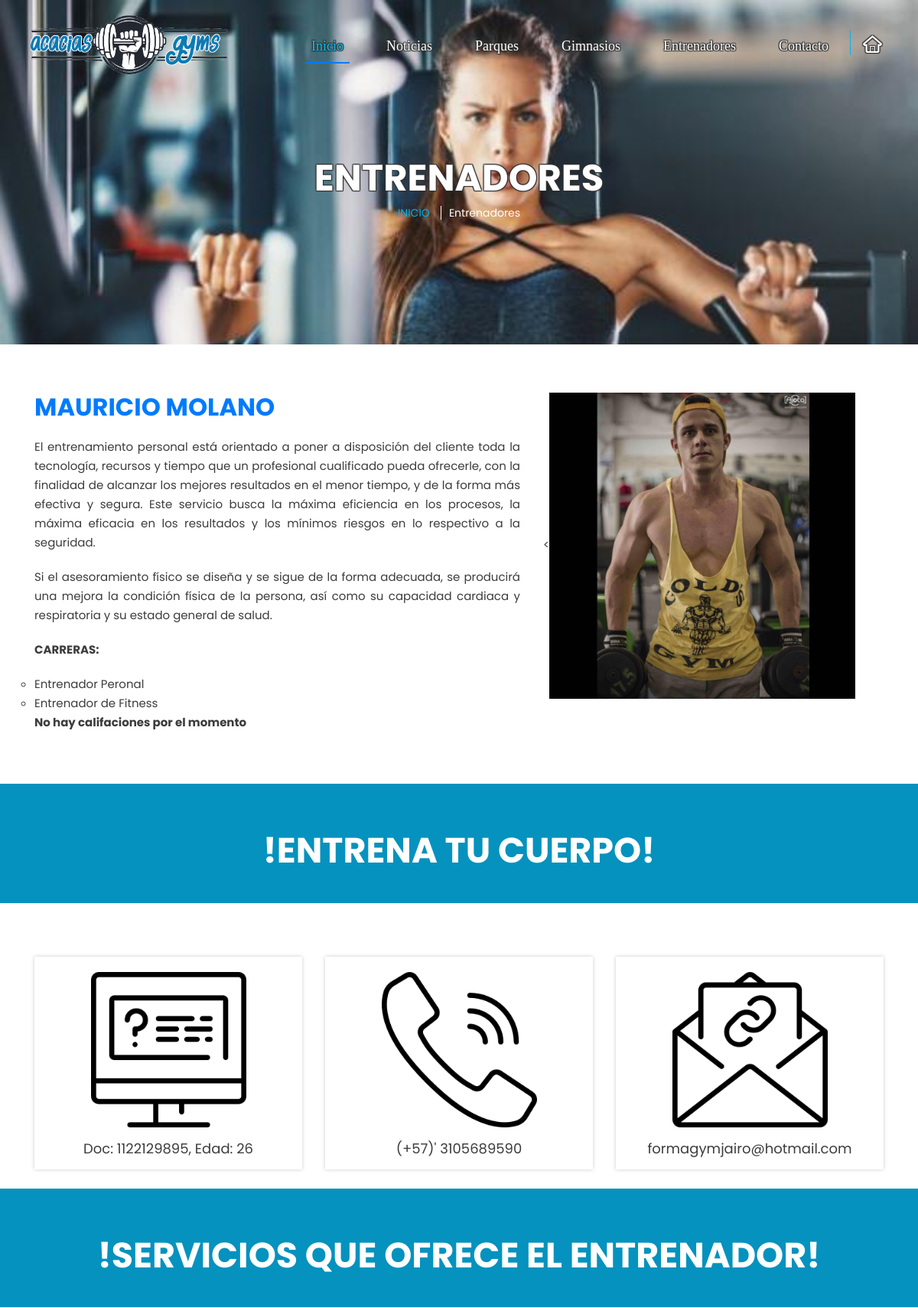
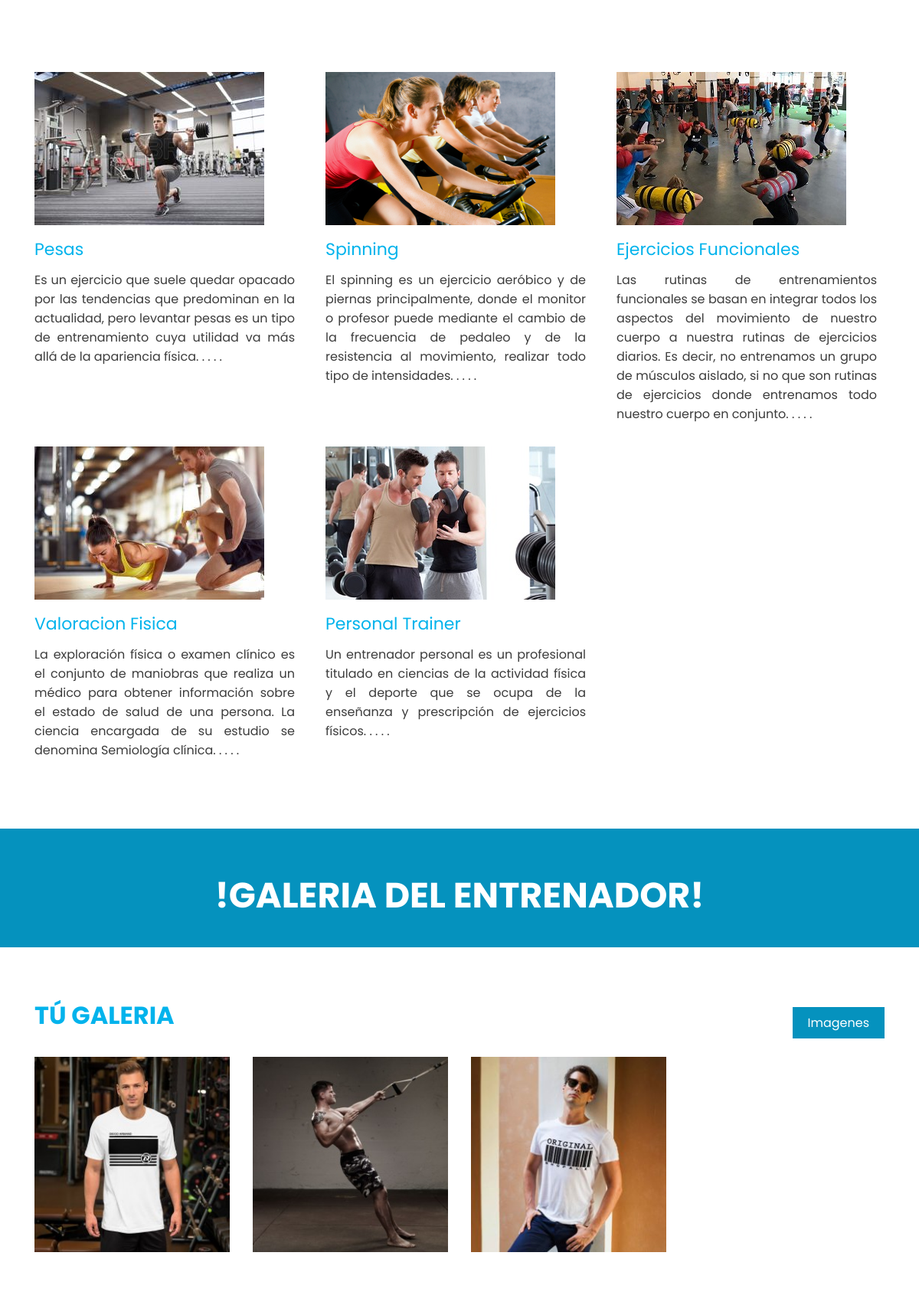
Page /entrenador.php?2 (upper part) on the committed database (2 pictures, top to bottom).
### tables this page shows
CREATE TABLE `entrenadores` (
  `id_entrenadores` int(3) NOT NULL,
  `nombre_entrenador` varchar(45) NOT NULL,
  `apellido_etrenador` varchar(45) NOT NULL,
  `documento_entrenador` varchar(45) NOT NULL,
  `edad_entrenador` varchar(2) NOT NULL,
  `genero_entrenador` char(1) NOT NULL,
  `telefono_entrenador` varchar(10) DEFAULT NULL,
  `correo_entrenador` varchar(45) DEFAULT NULL,
  `imagen_entrenador` varchar(200) DEFAULT NULL
);

CREATE TABLE `profesion` (
  `id_profesion` int(3) NOT NULL,
  `nombre_profesion` varchar(90) NOT NULL
);

CREATE TABLE `servicio` (
  `id_servicio` int(3) NOT NULL,
  `tipo_de_servicio` varchar(30) NOT NULL,
  `descripcion_servicio` varchar(900) NOT NULL,
  `imagen_servicio` varchar(200) NOT NULL
);

CREATE TABLE `galeria_entrenador` (
  `id_galeria` int(3) DEFAULT NULL,
  `imagen` varchar(200) DEFAULT NULL
);

### entrenador.php (the view, shortened to what this page needs)
<!DOCTYPE html>
<html lang="es">
<head>
    <link href="css/reset.css" rel="stylesheet" type="text/css">
    <link href="assets/bootstrap/css/bootstrap.min.css" rel="stylesheet" type="text/css">
    <link href="assets/font-awesome/css/font-awesome.min.css" rel="stylesheet" type="text/css">
    <link href="assets/iconmoon/css/iconmoon.css" rel="stylesheet" type="text/css">
    <link href="assets/lightbox/css/lightbox.css" rel="stylesheet" type="text/css">
    <link href="assets/owl-carousel/css/owl.carousel.min.css" rel="stylesheet" type="text/css">
    <link href="css/animate.css" rel="stylesheet" type="text/css">
    <link href="assets/aos/aos.css" rel="stylesheet" type="text/css">
    <link href="css/custom.css" rel="stylesheet" type="text/css">
</head>
<body>
    <?php
    include 'header.php';
    ?>
    <div class="banner-outer inner-banner trainers-banner" style="background: url(img/banner/banner-prueba.jpg) no-repeat center top / cover;">
        <div class="container">
            <div class="content">
                <h1>ENTRENADORES</h1>
                <div class="breadcrumbs_outer">
                    <div class="container">
                        <ul class="breadcrumbs">
                            <li><a href="index.php" style="color:#00b3ed">INICIO</a></li>
                            <li>Entrenadores</li>
                        </ul>
                    </div>
                </div>
            </div>
        </div>
    </div>
    <div class="about-top-outer">
        <div class="container">
            <div class="row">
                <div class="col-sm-7 col-xs-12">
                    <div class="about-top-left">
                        <?php
                        $dominio = $_SERVER["HTTP_HOST"];
                        $res = $_SERVER["REQUEST_URI"];
                        $url = "http://" . $dominio . $res;
                        $id_gym = explode("p?", $url);
                        $id = $id_gym[1];
                        include 'conexion.php';
                        $consulta = "SELECT * FROM entrenadores WHERE id_entrenadores = '$id'";
                        $resultado = mysqli_query($conexion, $consulta);
                        while ($campo = mysqli_fetch_array($resultado, MYSQLI_BOTH)) {
                            echo "<h3><span >" . $campo['nombre_entrenador'] . " " . $campo['apellido_etrenador'] . "</span></h3>";
                        }
                            ?>
                            <p style="text-align: justify;">El entrenamiento personal está orientado a poner a disposición del cliente toda la tecnología, recursos y tiempo que un profesional cualificado pueda ofrecerle, con la finalidad de alcanzar los mejores resultados en el menor tiempo, y de la forma más efectiva y segura. Este servicio busca la máxima eficiencia en los procesos, la máxima eficacia en los resultados y los mínimos riesgos en lo respectivo a la seguridad.</p>
                            <p style="text-align: justify;">Si el asesoramiento físico se diseña y se sigue de la forma adecuada, se producirá una mejora la condición física de la persona, así como su capacidad cardiaca y respiratoria y su estado general de salud.</p>
                            <?php
                        $es = "SELECT entrenadores.*, profesion.* FROM entrenadores_profesion INNER JOIN entrenadores ON (entrenadores.id_entrenadores = entrenadores_profesion.id_entrenadores) INNER JOIN profesion ON (profesion.id_profesion = entrenadores_profesion.id_profesion) WHERE entrenadores.id_entrenadores = '$id'";
                            $rses = mysqli_query($conexion, $es);
                            echo "<p style='font-weight:bold;'>CARRERAS: </p>";
                            while ($campo = mysqli_fetch_array($rses, MYSQLI_BOTH)) {
                                echo "<ul>
                                <li type='circle' style=''>".$campo['nombre_profesion']."</li>
                                </ul>";
                            }
                        ?>
                            <?php
                            $es = "SELECT id_calificacion, SUM(calificacion) AS suma_califaciones, COUNT(*) as total_califaciones FROM calificacion_ent WHERE id_calificacion =   '$id'";
                            $rses = mysqli_query($conexion, $es);
                            while ($campo = mysqli_fetch_array($rses, MYSQLI_BOTH)) {
                                $total_calificaciones = $campo['total_califaciones'];
                                if ($total_calificaciones == 0) {
                                    echo "<p style='text-align: left;font-weight: bold;'>No hay califaciones por el momento</p>";
                                }
                              }
                            ?>
                        </div>
                    </div>
                    <div class="col-sm-5 col-xs-12">
                        <?php
                         $consulta = "SELECT * FROM entrenadores WHERE id_entrenadores = '$id'";
                        $resultado = mysqli_query($conexion, $consulta);
                        while ($campo = mysqli_fetch_array($resultado, MYSQLI_BOTH)) {
                        echo "<figure class='about-top-right'><<img style='' src='".$campo['imagen_entrenador']."'></figure>";
                        ?>
                    </div>
                </div>
            </div>
        </div>
        <div class="professional-outer">
            <center>
                <h1 style="color: white">!ENTRENA TU CUERPO!</h1>
            </center>
        </div>
        <div class="cal-info-outer">
            <div class="container">
                <div class="cal-info-list">
                    <div class="row">
                        <div class="col-sm-4 col-xs-12">
                            <div class="cal-info-box">
                                <figure><img class="i" src="img/ico/doc.png"></figure>
                                <?php
                                echo "<p style='text-align: center'>Doc: " . $campo['documento_entrenador'] . ", Edad: " . $campo['edad_entrenador'] . "</p>";
                                ?>
                            </div>
                        </div>
                        <div class="col-sm-4 col-xs-12">
                            <div class="cal-info-box">
                                <figure><img class="i" src="img/ico/call.png"></figure>
                                <p>
                                    <?php
                                    echo "<a href='tel:+57".$campo['telefono_entrenador']."'>(+57)' " . $campo['telefono_entrenador'] . "</a><br/>";
                                    ?>
                                </p>
                            </div>
                        </div>
                        <div class="col-sm-4 col-xs-12">
                            <div class="cal-info-box">
                                <figure><img class="i" src="img/ico/mail.png"></figure>
                                <?php
                                echo "<p><a href='mailto:" . $campo['correo_entrenador'] . "'>" . $campo['correo_entrenador'] . "</a></p>";
                                ?>
                            </div>
                        </div>
                    </div>
                </div>
            </div>
        </div>
        <br>
         <div class="professional-outer">
            <center>
                <h1 style="color: white">!SERVICIOS QUE OFRECE EL ENTRENADOR!</h1>
            </center>
        </div>
        <div class="feature-outer classes-page">
        <div class="container">
            <div class="feature-list">
                <div class="row">
                    <?php
                    $sql = "SELECT entrenadores.*, servicio.* FROM entrenadores_servicio INNER JOIN servicio ON (servicio.id_servicio = entrenadores_servicio.id_servicio) INNER JOIN entrenadores ON (entrenadores.id_entrenadores = entrenadores_servicio.id_entrenadores) WHERE entrenadores.id_entrenadores =  '$id' ";
                    $resul = mysqli_query($conexion, $sql);
                    while ($res = mysqli_fetch_array($resul, MYSQLI_BOTH)) {
                        echo "<div class='col-sm-4 col-xs-12'>
                            <div class='feature-box'>
                                <figure>
                                    <img src='" . $res['imagen_servicio'] . "'>
                                    <div class='time-box'>
                                    </div>
                                </figure>
                                <h4>" . $res['tipo_de_servicio'] . "</h4>
                                <p style='text-align:justify'>" . substr($res['descripcion_servicio'], 0, 1000) . " .  .  .  .</p>
                            </div>
                        </div>";
                    }
                    ?>
                </div>
            </div>
        </div>
    </div>
        <br>
        <div class="professional-outer">
            <center>
                <h1 style="color: white">!GALERIA DEL ENTRENADOR!</h1>
            </center>
        </div>
        <div class="gallery-outer">
            <div class="container">
                <div class="head">
                    <h3>Tú Galeria</h3>
                </div>
                <ul class="tabs">
                    <li class="active"><span data-filter="*">Imagenes</span></li>
                </ul>
                <div class="gallery-list">
                    <div class="row grid">
                    <?php
                    }
                    $consulta2 = "SELECT COUNT(*) as Cantidad FROM galeria_entrenador WHERE id_galeria = '$id'";
                    $resultado2 = mysqli_query($conexion, $consulta2);
                    while ($campo = mysqli_fetch_array($resultado2, MYSQLI_BOTH)) {
                        $cantidad_f = $campo['Cantidad'];
                    }
                    if ($cantidad_f > 0) {
                        $consulta2 = "SELECT * FROM galeria_entrenador WHERE id_galeria = '$id'";
                        $resultado2 = mysqli_query($conexion, $consulta2);
                        while ($campo = mysqli_fetch_array($resultado2, MYSQLI_BOTH)) {
                             echo "<div class='col-sm-3 col-xs-12 element-item yoga'>
                        <div class='gallery-box'><figure><img src='".$campo['imagen']."'></figure>
                        <a href='".$campo['imagen']."' class='gallery-overlay'><i class='fa fa-search-plus'></i></a></div></div>";
                        }
                    }else{
                        echo "<p>No hay imganes que mostrar por el momento</p>";
                    }
                    ?>
                </div>
            </div>
        </div></div>
</body>
</body>
</html>

### header.php (shortened to what this page needs)
<header>
    <div class="container header-sec">
        <div class="row">
            <span class="col-xs-12 col-sm-3 logo"><a href="index.php"><img class="main" src="img/img.png" alt="ACA-GYM"><img class="fix" src="img/img.png" alt="ACA_GYM"></a></span>
            <div class="col-xs-12 col-sm-9 header-right">
                <div class="header_search_outer">
                  <a href="index.php">  <span class="icon-home"></span></a>
                </div>
                <nav class="navbar navbar-expand-md navbar-dark navbar-custom">
                    <div class="collapse navbar-collapse" id="navbarNavDropdown">
                        <ul class="navbar-nav">
                            <li class="nav-item active">
                                <a class="nav-link" href="index.php" class="letra">Inicio</a>
                            </li>
                            <li class="nav-item">
                                <a class="nav-link" href="noticias.php">Noticias</a>
                            </li>
                            <li class="nav-item">
                                <a class="nav-link" href="parques.php">Parques</a>
                            </li>
                            <li class="nav-item">
                                <a class="nav-link" href="gimnasios.php">Gimnasios</a>
                            </li>
                            <li class="nav-item">
                                <a class="nav-link" href="entrenadores.php">Entrenadores</a>
                            </li>
                            <li class="nav-item">
                                <a class="nav-link" href="contacto.php">Contacto</a>
                            </li>
                    </div>
            </div>
        </div>
    </div>
</header>

### entrenador.php (style rules this page uses)
.i { max-width: 70%; }

### rows in the picture
entrenadores: nombre_entrenador "MAURICIO", apellido_etrenador "MOLANO", profesion.nombre_profesion "Entrenador Peronal", profesion.nombre_profesion "Entrenador de Fitness", imagen_entrenador (picture), documento_entrenador "1122129895", edad_entrenador "26", telefono_entrenador "3105689590", correo_entrenador "formagymjairo@hotmail.com", servicio.imagen_servicio (picture), servicio.tipo_de_servicio "Pesas", servicio.descripcion_servicio "Es un ejercicio que suele quedar opacado por las tendencias que predominan en la actualidad, pero levantar pesas es un tipo de entrenamiento cuya utilidad va más allá de la apariencia física.", servicio.tipo_de_servicio "Spinning", servicio.descripcion_servicio "El spinning es un ejercicio aeróbico y de piernas principalmente, donde el monitor o profesor puede mediante el cambio de la frecuencia de pedaleo y de la resistencia al movimiento, realizar todo tipo de intensidades.", servicio.tipo_de_servicio "Ejercicios Funcionales", servicio.descripcion_servicio "Las rutinas de entrenamientos funcionales se basan en integrar todos los aspectos del movimiento de nuestro cuerpo a nuestra rutinas de ejercicios diarios. Es decir, no entrenamos un grupo de músculos aislado, si no que son rutinas de ejercicios donde entrenamos todo nuestro cuerpo en conjunto.", servicio.tipo_de_servicio "Valoracion Fisica", servicio.descripcion_servicio "La exploración física o examen clínico es el conjunto de maniobras que realiza un médico para obtener información sobre el estado de salud de una persona. La ciencia encargada de su estudio se denomina Semiología clínica.", servicio.tipo_de_servicio "Personal Trainer", servicio.descripcion_servicio "Un entrenador personal es un profesional titulado en ciencias de la actividad física y el deporte que se ocupa de la enseñanza y prescripción de ejercicios físicos."
galeria_entrenador: imagen (picture)
galeria_entrenador: imagen (picture)
galeria_entrenador: imagen (picture)
